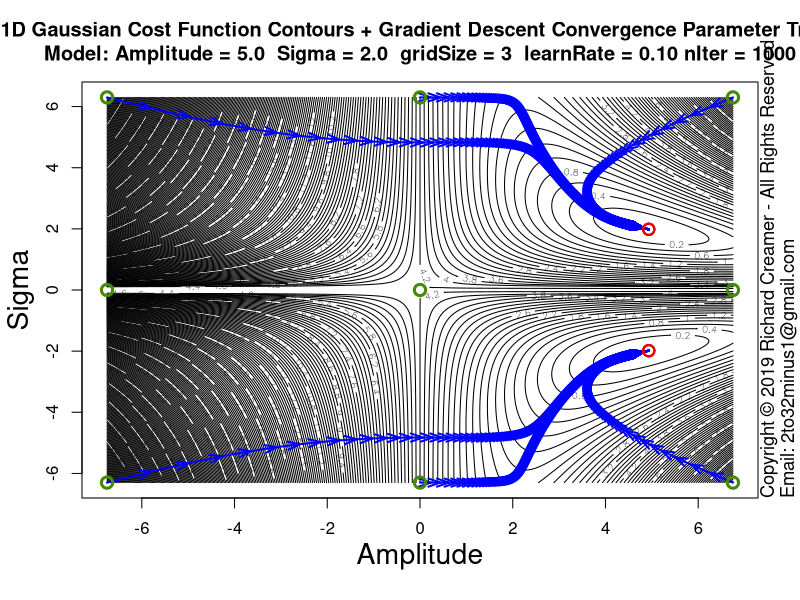

Write the R code that produced this figure.
##############################################################
### Copyright (c) Richard Creamer 2019 - All Rights Reserved
### Inquiries: email 2to32minus1@gmail.com
##############################################################

### Globals
fontScale = 1.2    # Global font size variable
lf        = 1.2    # Enlarge font of plot labels
verbose   = FALSE  # Verbose printing
lw        = 2      # Line width
xMargin   = 1      # X-axis margin for plots
yMargin   = 1      # Y-axis margin for plots
de        = 0.01   # Small constant for estimating derivatives numerically
smlPts    = 1      # Small  data point/circle
medPts    = 1.5    # Medium data point/circle
lrgPts    = 2.0    # Large  data point/circle

### Run this function to generate this plot
runFunc = function() {
	dw = 1000
	dh = 750	
	path = "D:/Code/R/LeastSquaresPlay/PlotsAndAssocCode/Plot53/"
	svSize = 1600
	# Learn rate default (0.5) nIter default (100)	
	learnRate = 0.1
	nIter = 1000
	savePngVerbose( paste(path, "Plot53.png", sep=""), 
					plotGaussianParamStepVectorsEx, w=svSize, h=svSize, un="px", gridSize=3, learnRate=learnRate, nIter=nIter )	
}

### Plot Gaussian fit step vectors for multiple starting points
plotGaussianParamStepVectorsEx = function( nLevels=250, gridSize=3, learnRate=0.5, nIter=100 ) {
	set.seed( 3 )
	gd = makeGaussianTestData()
	trueS = gd$trueSigma
	trueA = gd$trueAmpl	
	maxA = trueA * 1.5
	minA = -maxA
	maxS = trueS * 3.5
	minS = -maxS
	ampls  = seq( minA * 0.9, maxA * 0.9, length=gridSize )
	sigmas = seq( minS * 0.9, maxS * 0.9, length=gridSize )
	gridAmpls  = seq( minA * 0.9, maxA * 0.9, length=400 )
	gridSigmas = seq( minS * 0.9, maxS * 0.9, length=400 )
	startAmpls = c()
	startSigmas = c()
	endAmpls = c()
	endSigmas = c()
	plotTitle = paste( "1D Gaussian Cost Function Contours + Gradient Descent Convergence Parameter Trails\n",
					   sprintf("Model: Amplitude = %.1f  Sigma = %.1f  gridSize = %d  learnRate = %.2f nIter = %d", 
					   		trueA, trueS, gridSize, learnRate, nIter ), sep="" )
	
	z = getGaussErrorGrid( meanGaussSsdErr, gridAmpls, gridSigmas, gd$x, gd$y )
	contour( gridAmpls, gridSigmas, t(z), nlevels=nLevels, xlab="", ylab="", main=plotTitle )
	addAxisLabels( xLabel="Amplitude", yLabel="Sigma", cexVal=1.7 )
	
	for ( s in sigmas ) {
		for ( a in ampls ) {
			startAmpls[length(startAmpls)+1] = a
			startSigmas[length(startSigmas)+1] = s
			gd$guesses = list( a=a, s=s )
			
			tuple = fitGauss1d( doPlot=FALSE, gd=gd, learnRate=learnRate, nIter=nIter )
			
			aLegs = tuple$amplLegs
			sLegs = tuple$sigmaLegs
			nLegs = length( aLegs )
			endAmpls[length(endAmpls)+1] = aLegs[nLegs]
			endSigmas[length(endSigmas)+1] = sLegs[nLegs]
			for ( j in 2:nLegs ) {
				x1 = aLegs[j-1]
				y1 = sLegs[j-1]
				x2 = aLegs[j]
				y2 = sLegs[j]
				arrows( x1, y1, x2, y2, col="blue", angle=19, lwd=lw, length=0.125 )
			}
		}
	}
	# Draw beg/end circles last (so on top)
	for ( i in 1:length( startAmpls ) ) {
		points( startAmpls[i], startSigmas[i],  col="chartreuse4", cex=1.5, lwd=lw+1 )
		points( endAmpls[i], endSigmas[i],  col="red2", cex=1.5, lwd=lw )
	}
}

### Shared use case Gaussian data set generator used by several cooperating functions
makeGaussianTestData = function( trueAmpl=5, trueSigma=2, aGuess=sqrt(trueAmpl), sGuess=sqrt(trueSigma), nPts=40 ) {
	set.seed( 3 )
	x = seq( -5*trueSigma, 5*trueSigma, length=nPts )
	y = gauss1dFunc( x, trueAmpl, trueSigma ) + rnorm( length(x), sd=0.2 )
	guesses = list( a=aGuess, s=sGuess )
	tuple = list( trueAmpl=trueAmpl, trueSigma=trueSigma, x=x, y=y, nPts=nPts, guesses=guesses )
	return( tuple )
}

### 2D plot error contours for range of Amplitude and Sigma values
### Amplitude maps to x-axis, Sigma maps to y-axis
plotGaussErrorContours = function( nLevels=30, customTitle="", drawGradVecs=FALSE, normGradVecs=TRUE, gd=NULL ) {
	set.seed( 3 )
	if ( is.null( gd ) )
		gd = makeGaussianTestData()
	a = gd$trueAmpl
	s = gd$trueSigma
	x = gd$x
	y = gd$y
	minAmpl  = a * 0.1;	maxAmpl  = a * 1.7
	minSigma = s * 0.1;	maxSigma = s * 1.7
	# Adjust ranges so plot is square
	deltaA = maxAmpl - minAmpl
	deltaS = maxSigma - minSigma
	maxDelta = if ( deltaA > deltaS ) deltaA else deltaS
	if ( deltaA > deltaS ) {
		maxSigma = minSigma + maxDelta
	} else {
		maxAmpl = minAmpl + maxDelta
	}
	nr = 200
	nc = 200
	ampls = seq( minAmpl, maxAmpl, length.out=nc )
	sigmas = seq( minSigma, maxSigma, length.out=nr )
	z = getGaussErrorGrid( meanGaussSsdErr, ampls, sigmas, x, y )
	xLim1 = minAmpl
	xLim2 = maxAmpl
	yLim1 = minSigma
	yLim2 = maxSigma
	plotTitle = ""
	if ( !drawGradVecs ) {
		plotTitle = sprintf( "1D Gaussian Cost Function Contours\nTrue Model: Amplitude = %.1f  Sigma = %.1f (noise added)", a, s )
	} else if ( normGradVecs ) {
		plotTitle = sprintf( "1D Gaussian Cost Function Contours w/Gradient (Unit) Vectors\nTrue Model: Amplitude = %.1f  Sigma = %.1f (noise added)", a, s )
	} else {
		plotTitle = sprintf( "1D Gaussian Cost Function Contours w/Gradient Vectors\nTrue Model: Amplitude = %.1f  Sigma = %.1f (noise added)", a, s )
	}
	if ( customTitle != "" )
		plotTitle = customTitle
	xform = contour( ampls, sigmas, t(z), axes=FALSE, cex.lab=lf, main=plotTitle, asp=1.0,
					 xlab="", ylab="", labcex=1.2, nlevels=nLevels, cex.main=1.3*fontScale, cex.axis=1.3 )
	xAxisMin = ceiling( gpl()$xLim[1] )
	xAxisMax = floor( gpl()$xLim[2] )
	yAxisMin = ceiling( gpl()$yLim[1] )
	yAxisMax = floor( gpl()$yLim[2] )
	axis( side=1, at=xAxisMin:xAxisMax, cex.axis=1.3 )
	axis( side=2, at=yAxisMin:yAxisMax, cex.axis=1.3 )
	addAxisLabels( xLabel="Amplitude", yLabel="Sigma" )
	box()
	xLimits = axisLimits( x )
	yLimits = axisLimits( y )
	lines( c(-1,12), c( s, s ), col="blue", lwd=lw )
	lines( c( a, a), c(-1,10), col="blue", lwd=lw )
	if ( drawGradVecs ) {
		gradPtsX1 = c()
		gradPtsY1 = c()
		gradPtsX2 = c()
		gradPtsY2 = c()
		gridSize=13
		for ( sigma in seq( from=sigmas[2], to=sigmas[length(sigmas)-1], length=gridSize ) ) {
			for ( ampl in seq( from=ampls[2], to=ampls[length(ampls)-1], length=gridSize ) ) {
				gradPtsX1[length(gradPtsX1)+1] = ampl
				gradPtsY1[length(gradPtsY1)+1] = sigma
				da = gaussDeDa( x, y, ampl, sigma )
				ds = gaussDeDs( x, y, ampl, sigma )
				mag = sqrt( da*da + ds*ds )
				if ( normGradVecs ) {
					da = da/mag/4 # hard-coded case-specific scale factor, unit vecs a bit too long for plot
					ds = ds/mag/4
				} else {
					da = da * 0.22 # hard-coded case-specific scale factor
					ds = ds * 0.22
				}
				gradPtsX2[length(gradPtsX2)+1] = ampl  - da
				gradPtsY2[length(gradPtsY2)+1] = sigma - ds
			}
		}
		points( gradPtsX1, gradPtsY1, col="blue", lwd=lw )
		arrows( gradPtsX1, gradPtsY1, gradPtsX2, gradPtsY2, col="blue", lwd=lw, cex=medPts, angle=15, length=0.125 )
	}
}

### Nonlinear least-squares gradient-descent curve fitting for Gaussian
fitGauss1d = function( learnRate = 0.5, nIter=100, nPts=40, drawPointLines=FALSE, doPlot=TRUE, numDerivs=FALSE, plotContours=FALSE, gd=NULL ) {
	set.seed( 3 )
	a = s = x = y = guesses = NULL
	if ( is.null( gd ) )
		gd = makeGaussianTestData()
	a = gd$trueAmpl
	s = gd$trueSigma
	trueAmpl = gd$trueAmpl
	trueSigma = gd$trueSigma
	x = gd$x
	y = gd$y
	nPts=gd$nPts
	guesses = gd$guesses
	aEst = guesses$a
	sEst = guesses$s
	da = 0
	ds = 0
	amplLegs = c( aEst )
	sigmaLegs = c( sEst )
	if ( nIter > 0 ) {
		# Basic implementation of Gradient Descent
		for ( i in 1:nIter ) {
			da = if ( numDerivs ) gaussDeDaNum( x, y, aEst, sEst ) else gaussDeDa( x, y, aEst, sEst )
			ds = if ( numDerivs ) gaussDeDsNum( x, y, aEst, sEst ) else gaussDeDs( x, y, aEst, sEst )
			aEst = aEst - learnRate * da
			sEst = sEst - learnRate * ds
			amplLegs[ length(amplLegs) + 1 ] = aEst
			sigmaLegs[ length(sigmaLegs) + 1 ] = sEst
			if ( verbose )
				print( sprintf( "Mean ABS fit error: %f\n", meanGaussAbsErr( x, y, aEst, sEst ) ) )
		}
	}
	finalMeanAbsFitError = meanGaussAbsErr( x, y, aEst, sEst )
	if ( doPlot) {
		plotTitle = "Gradient Descent Fit 1D Gaussian using Analytic Partial Derivatives"
		if ( numDerivs )
			plotTitle = "Gradient Descent Fit 1D Gaussian using Numerical Est. Partial Derivatives"
		plot( x, y, cex.lab=lf, xlab="", ylab="", main=plotTitle, cex=medPts, lwd=lw+1, cex.main=1.3*fontScale, cex.axis=1.3 )
		addAxisLabels()	
		predX = seq( x[1], x[length(x)], length.out=200 )
		predY = gauss1dFunc( predX, aEst, sEst )
		lines( predX, predY, col="blue", lwd=lw+1 )
		if ( drawPointLines )
			segments( x, y, x, gauss1dFunc( x, aEst, sEst ), col = "red" )
		legText = c()		
		legText[length(legText)+1] = sprintf( "Num Iterations   %d", nIter )
		legText[length(legText)+1] = sprintf( "Learn Rate:      %.3f", learnRate )
		legText[length(legText)+1] = sprintf( "True Amplitude:  %.2f", a )
		legText[length(legText)+1] = sprintf( "True Sigma:      %.2f", s )
		legText[length(legText)+1] = sprintf( "Start Amplitude: %.2f", guesses$a )
		legText[length(legText)+1] = sprintf( "Start Sigma:     %.2f", guesses$s )
		legText[length(legText)+1] = sprintf( "Final Amplitude: %.2f", aEst )
		legText[length(legText)+1] = sprintf( "Final Sigma:     %.2f", sEst )
		legText[length(legText)+1] = sprintf( "Mean ABS Error:  %.2f", meanGaussAbsErr( x, y, aEst, sEst ) )
		legLtys = seq( from=0, to=0, length=length(legText) )
		parSave = par( family="mono", font=2 )		
		legend( "topleft", inset=c(0,0), legend=legText, lty=legLtys, box.col="transparent", cex=1.3*fontScale, bg="transparent" )
		par( parSave )
	}
	if ( plotContours ) {
		plotGaussErrorContours( gd=gd )
		lines( amplLegs, sigmaLegs, col="red", lwd=lw )
	}
	return( list( x=x, y=y, a=aEst, s=sEst, meanAbsFitError=finalMeanAbsFitError, amplLegs=amplLegs, sigmaLegs=sigmaLegs, lr=learnRate ) )
}

### Compute mean SSD Gaussian cost function over a grid of Amplitude and Sigma values
### Note: returned matrix may need to be transposed for some functions such as contour()
### TODO: Try to use outer()
getGaussErrorGrid = function( errorFunc, ampls, sigmas, x, y ) {
	nr = length( sigmas )
	nc = length( ampls )
	z = matrix( nrow=nr, ncol=nc )	
	for ( row in 1:nr ) {     # loop over y-coordinates (sigma)
		sigma = sigmas[row]
		for ( col in 1:nc ) { # loop over x-coordinates (amplitude)
			ampl = ampls[col]
			z[row, col] = errorFunc( x, y, a=ampl, sigma=sigma )
		}
	}
	return( z )
}

### 1D Gaussian
gauss1dFunc = function( x, a, sigma ) {
	return( a * exp( -0.5 * (x/sigma)^2 ) )
}

### Gaussian error/cost function - abs() of line lengths (not squared)
meanGaussAbsErr = function( x, y, a, sigma ) {
	return( (1/length(x)) * sum( abs(gauss1dFunc( x, a, sigma ) - y) ) )
}

### Gaussian error/cost function - SSD
meanGaussSsdErr = function( x, y, a, sigma ) {
	return( (1/length(x)) * sum( (gauss1dFunc( x, a, sigma ) - y)^2 ) )
}

### Analytical/exact partial derivative of error/cost function wrt Amplitude
gaussDeDa = function( x, y, a, sigma ) {
	term1 = sum( gauss1dFunc(x, a, sigma) * exp( -0.5 * (x/sigma)^2) )
	term2 = sum( y * exp( -0.5 * (x/sigma)^2) )
	return( 2 * ( term1 - term2 )/length(x) )
}

### Analytical/exact partial derivative of error/cost function wrt Sigma
gaussDeDs = function( x, y, a, sigma ) {
	v = 2*a/sigma^3
	term1 = sum( gauss1dFunc(x, a, sigma) * x^2 * exp( -0.5 * (x/sigma)^2) )
	term2 = sum( x^2 * y * exp( -0.5 * (x/sigma)^2) )
	return( v * ( term1 - term2 )/length(x) )
}

### Numerical estimation of partial derivative of error/cost function wrt Amplitude
gaussDeDaNum = function( x, y, a, sigma ) {
	e1 = meanGaussSsdErr( x, y, a, sigma )
	e2 = meanGaussSsdErr( x, y, a + de, sigma )
	return( (e2 - e1)/de )
}

### Numerical estimation of partial derivative of error/cost function wrt Sigma
gaussDeDsNum = function( x, y, a, sigma ) {
	e1 = meanGaussSsdErr( x, y, a, sigma )
	e2 = meanGaussSsdErr( x, y, a, sigma + de )
	return( (e2 - e1)/de )
}

### Get Plot Limits : gpl()$xLim[1] --> left x-coord
gpl = function() {
	u = par( "usr" )
	return( list( xLim=u[1:2], yLim=u[3:4] ) )
}

### Compute plot axis limits to fit range of data
axisLimits = function( v, margin=0 ) {
	lowerLimit = floor( min(v) ) - margin
	upperLimit = ceiling( max(v) ) + margin
	c( lowerLimit, upperLimit )
}

### Convience method to add x/y axis labels
addAxisLabels = function( xLabel="x", yLabel="y", cexVal=1.3 ) {
	mtext( text=xLabel, side=1, line=2.5, cex=cexVal )
	mtext( text=yLabel, side=2, line=2.5, cex=cexVal )
}

### Save to PNG file, specify width and height
savePngVerbose = function( path, plotFunc, w=512, h=512, un="px", doCopyright=TRUE, ... ) {
	png( filename = path, type="cairo", units=un, width=w, height=h, pointsize=12, res=96 )
	plotFunc( ... )
	if ( doCopyright )
		addCopyright()
	dev.off()
}

### Add copyright notice to plot via text()
addCopyright = function() {
	mtext( "Copyright \uA9 2019 Richard Creamer - All Rights Reserved", side=4, line=0, adj=0, cex=1.1 )
	mtext( "Email: 2to32minus1@gmail.com", side=4, line=1, adj=0, cex=1.1 )
}

runFunc()
